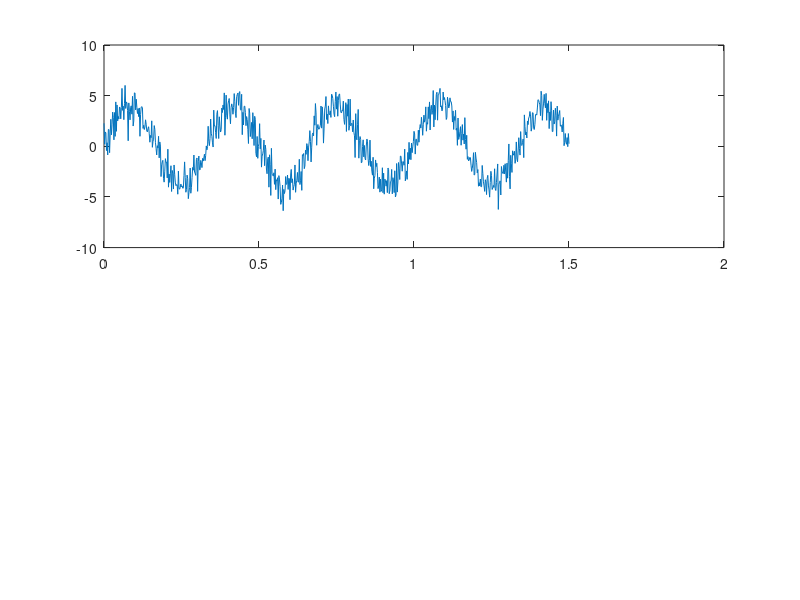

Here is the MATLAB script that generated this plot: (Note: this script raises an error after producing the figure.)
%% ================= 1. Vectors =================
% a) Column vector from -pi/2 to 3*pi with step 0.5
a = (-pi/2 : 0.5 : 3*pi)';          % ' makes it a column

% b) Square of each element
b = a.^2;                            % .^ = element-wise power

% c) Third vector: sin of (a + b)
c = sin(a + b);

% d) Display as a row in the command window
disp('Vector c as a row:');
disp(c')                             % transpose to row for display


%% ================= 2. Matrices =================
% a) 3x3 random matrix with 9 elements
Z = rand(3, 3);
disp('Original Z:');
disp(Z);

% b) Remove second row
Z(2, :) = [];                        % [] deletes that row
disp('After removing row 2:');
disp(Z);

% c) Transpose
Z = Z';
disp('Transposed Z:');
disp(Z);


%% ================= 3. Practical applications =================
% --- Data ---
A  = 4;                              % amplitude, V
f  = 3;                              % frequency, Hz
sigma = 1;                           % noise standard deviation, V
U1 = 2.5;                            % threshold 1, V
U2 = 1.5;                            % threshold 2, V

t = 0 : 0.002 : 1.5;                 % time vector
s = A * sin(2*pi*f*t);               % clean signal
n = sigma * randn(size(t));          % noise, same size as t
signal = s + n;                      % noisy signal

% a) Samples exceeding U1
aboveU1 = signal(signal > U1);       % logical indexing keeps only those

% b) Filter: replace |value| < U2 with zeros
filtered = signal;
filtered(abs(filtered) < U2) = 0;

% c) Number of samples in the unfiltered signal
numSamples = length(signal);         % = numel(signal)

% d) Number of samples selected in part (a)
numAboveU1 = length(aboveU1);

% e) Min and max of the filtered signal
minFiltered = min(filtered);
maxFiltered = max(filtered);

% --- Display results ---
fprintf('Total samples:          %d\n', numSamples);
fprintf('Samples above U1=%.1fV: %d\n', U1, numAboveU1);
fprintf('Filtered min: %.3f V\n', minFiltered);
fprintf('Filtered max: %.3f V\n', maxFiltered);

% --- Optional: visualize ---
figure;
subplot(2,1,1);
plot(t, signal); hold on;
yline( U1, '--r'); yline(-U1, '--r');
title('Noisy signal with \pmU_1 thresholds');
xlabel('t [s]'); ylabel('Voltage [V]'); grid on;

subplot(2,1,2);
plot(t, filtered);
title('Filtered signal ( |x| < U_2 set to 0 )');
xlabel('t [s]'); ylabel('Voltage [V]'); grid on;
